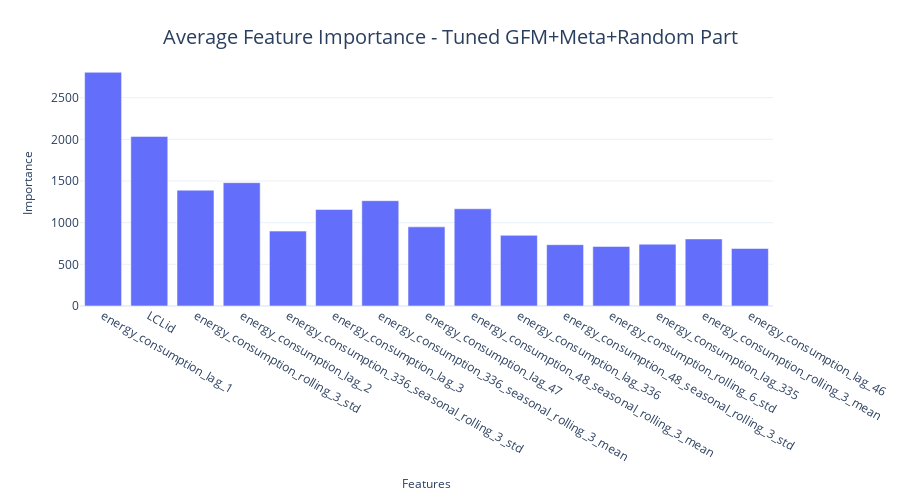

The notebook cell saved with this chart:
### Code cell
fig = px.bar(feat_df.head(15), x="feature", y="importance")
format_plot(fig, xlabel="Features", ylabel="Importance", title=f"Average Feature Importance - {model_config.name}", font_size=12)
# fig.write_image("imgs/chapter_8/random_partition_fimp.png")
fig.show()

### Figure 1 — Plotly figure (JSON) as saved in the notebook; plotly's stock layout.template omitted (floating-point values rounded to 4 significant figures)
{"data": [{"alignmentgroup": "True", "hovertemplate": "feature=%{x}<br>importance=%{y}<extra></extra>", "legendgroup": "", "marker": {"color": "#636efa", "pattern": {"shape": ""}}, "name": "", "offsetgroup": "", "orientation": "v", "showlegend": false, "textposition": "auto", "type": "bar", "x": ["energy_consumption_lag_1", "LCLid", "energy_consumption_rolling_3_std", "energy_consumption_lag_2", "energy_consumption_336_seasonal_rolling_3_std", "energy_consumption_lag_3", "energy_consumption_336_seasonal_rolling_3_mean", "energy_consumption_lag_47", "energy_consumption_48_seasonal_rolling_3_mean", "energy_consumption_lag_336", "energy_consumption_48_seasonal_rolling_3_std", "energy_consumption_rolling_6_std", "energy_consumption_lag_335", "energy_consumption_rolling_3_mean", "energy_consumption_lag_46"], "xaxis": "x", "y": [2805, 2035, 1390, 1480, 899, 1158, 1264, 950, 1167, 848, 736, 715, 742, 805, 690], "yaxis": "y"}], "layout": {"autosize": false, "barmode": "relative", "height": 500, "legend": {"font": {"size": 12}, "orientation": "h", "title": {}, "tracegroupgap": 0, "x": 1, "xanchor": "right", "y": 0.9, "yanchor": "bottom"}, "margin": {"t": 60}, "title": {"font": {"size": 20}, "text": "Average Feature Importance - Tuned GFM+Meta+Random Part", "x": 0.5, "xanchor": "center", "yanchor": "top"}, "width": 900, "xaxis": {"anchor": "y", "domain": [0, 1], "tickfont": {"size": 12}, "title": {"font": {"size": 12}, "text": "Features"}}, "yaxis": {"anchor": "x", "domain": [0, 1], "tickfont": {"size": 12}, "title": {"font": {"size": 12}, "text": "Importance"}}}}
